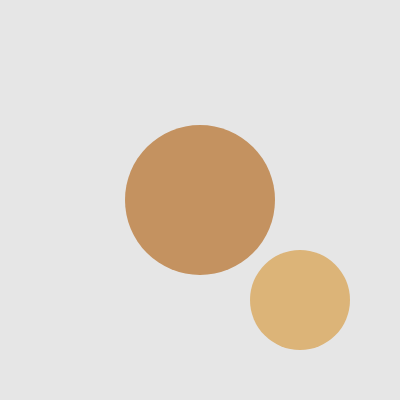
Frame 1 (no input)
Frame 60 (no input): identical to frame 1, image omitted
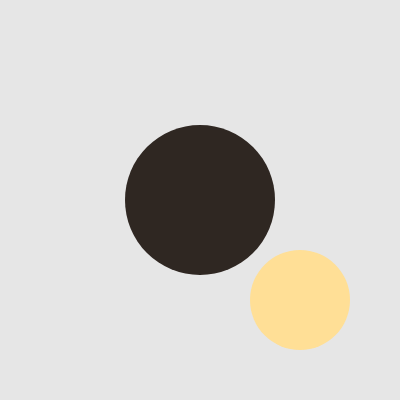
Frame 120 (the mouse pressed at the canvas centre since frame 60)

The p5.js sketch that drew these frames (run headless with seeded random() and noise() and a simulated clock; from frame 60 on, the mouse is pressed at the canvas centre):

// p5.js sketch
// ── sketch.js
// DM2008 — Activity 4a [Guided]
// Bake a Cookie (30 min)
//
// A class is a blueprint — Cookie describes what every cookie has and can do.

let cookie;

function setup() {
  createCanvas(400, 400);
  noStroke();
  cookie = new Cookie("chocolate", 150, width / 2, height / 2);
  othercookie = new Cookie("Vanilla", 100, 300, 300);
}

function draw() {
  background(230);
  cookie.show();
  othercookie.show();
}

class Cookie {
  constructor(flavor, sz, x, y) {
    this.flavor = flavor;
    this.sz = sz;
    this.x = x;
    this.y = y;
  }

  show() {
    switch (this.flavor) {
      case "chocolate":
        fill(196, 146, 96);
        break;
      case "vanilla":
        fill(255, 223, 150);
        break;
      case "snickerdoodle":
        fill(237, 220, 191);
        break;
         case "dark-chocolate":
        fill("#2f2722");
        break;
      default:
        fill(220, 180, 120);
    }
    ellipse(this.x, this.y, this.sz);
  }

  move() {
    switch (key) {
      case "d":
        this.x = this.x + 10;
        break;
      case "a":
        this.x = this.x - 10;
        break;
      case "w":
        this.y = this.y - 10;
        break;
      case "s":
        this.y = this.y + 10;
        break;
    }
  }

  randomFlavor() {
    let flav = ["chocolate", "vanilla", "snickerdoodle","dark-chocolate"];
    this.flavor = flav[round(random(0, 4))];
  }
}

function keyPressed() {
  cookie.move();
  othercookie.move();
}

function mousePressed() {
  cookie.randomFlavor();
  othercookie.randomFlavor();
}
